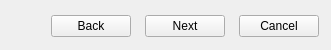
    <widget class="QWidget" name="wButtons" native="true">
     <property name="minimumSize">
      <size>
       <width>0</width>
       <height>50</height>
      </size>
     </property>
     <property name="maximumSize">
      <size>
       <width>16777215</width>
       <height>50</height>
      </size>
     </property>
     <layout class="QHBoxLayout" name="horizontalLayout_2">
      <property name="spacing">
       <number>14</number>
      </property>
      <property name="topMargin">
       <number>15</number>
      </property>
      <property name="rightMargin">
       <number>12</number>
      </property>
      <property name="bottomMargin">
       <number>13</number>
      </property>
      <item>
       <spacer name="hsButtons">
        <property name="orientation">
         <enum>Qt::Horizontal</enum>
        </property>
        <property name="sizeHint" stdset="0">
         <size>
          <width>40</width>
          <height>20</height>
         </size>
        </property>
       </spacer>
      </item>
      <item>
       <widget class="QPushButton" name="bBack">
        <property name="text">
         <string>Back</string>
        </property>
       </widget>
      </item>
      <item>
       <widget class="QPushButton" name="bNext">
        <property name="text">
         <string>Next</string>
        </property>
       </widget>
      </item>
      <item>
       <widget class="QPushButton" name="bCancel">
        <property name="text">
         <string>Cancel</string>
        </property>
       </widget>
      </item>
     </layout>
    </widget>
